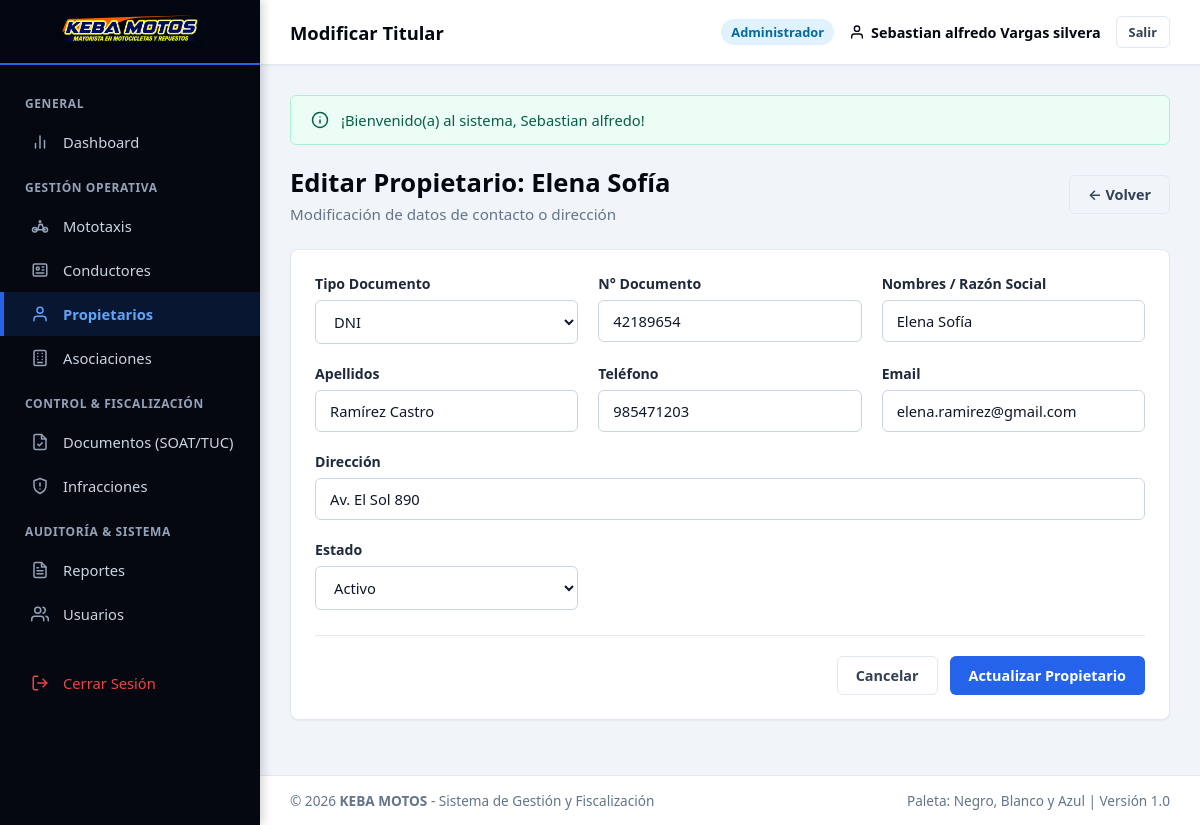
/vista/propietarios/editar_propietario.php?id=2 (signed in), run on the app's committed database.
### tables this page shows
CREATE TABLE `propietarios` (
  `id_propietario` INT AUTO_INCREMENT PRIMARY KEY,
  `tipo_documento` ENUM('DNI', 'RUC', 'Carnet Extranjeria') DEFAULT 'DNI',
  `numero_documento` VARCHAR(20) NOT NULL UNIQUE,
  `nombres_razon_social` VARCHAR(150) NOT NULL,
  `apellidos` VARCHAR(150) NULL,
  `telefono` VARCHAR(20) NULL,
  `email` VARCHAR(100) NULL,
  `direccion` VARCHAR(255) NULL,
  `estado` ENUM('Activo', 'Inactivo') DEFAULT 'Activo',
  `created_at` TIMESTAMP DEFAULT CURRENT_TIMESTAMP,
  `updated_at` TIMESTAMP DEFAULT CURRENT_TIMESTAMP ON UPDATE CURRENT_TIMESTAMP
);

### configuracion/conexion.php (called while the page is built, shortened)
<?php
class Database {
    private static $host = "localhost";
    private static $db_name = "keba";
    private static $username = "root";
    private static $password = "";
    private static $conexion = null;
    public static function conectar() {
        if (self::$conexion === null) {
            try {
                $opciones = [
                    PDO::ATTR_ERRMODE => PDO::ERRMODE_EXCEPTION,
                    PDO::ATTR_DEFAULT_FETCH_MODE => PDO::FETCH_ASSOC,
                    PDO::ATTR_EMULATE_PREPARES => true,
                    PDO::MYSQL_ATTR_MULTI_STATEMENTS => true,
                    PDO::MYSQL_ATTR_INIT_COMMAND => "SET NAMES utf8mb4 COLLATE utf8mb4_unicode_ci"
                ];
                try {
                    $dsn = "mysql:host=" . self::$host . ";dbname=" . self::$db_name . ";charset=utf8mb4";
                    self::$conexion = new PDO($dsn, self::$username, self::$password, $opciones);
                } catch (PDOException $e) {
                    if ($e->getCode() == 1049 || stripos($e->getMessage(), 'Unknown database') !== false) {
                        $dsnRoot = "mysql:host=" . self::$host . ";charset=utf8mb4";
                        $pdoRoot = new PDO($dsnRoot, self::$username, self::$password, $opciones);
                        $pdoRoot->exec("CREATE DATABASE IF NOT EXISTS `" . self::$db_name . "` CHARACTER SET utf8mb4 COLLATE utf8mb4_unicode_ci;");
                        $pdoRoot = null;
                        $dsn = "mysql:host=" . self::$host . ";dbname=" . self::$db_name . ";charset=utf8mb4";
                        self::$conexion = new PDO($dsn, self::$username, self::$password, $opciones);
                    } else {
                        throw $e;
                    }
                }
                $check = self::$conexion->query("SHOW TABLES LIKE 'usuarios'");
            } catch (PDOException $e) {
                die("<div style='padding:20px; font-family:sans-serif; background:#fee2e2; color:#991b1b; border:1px solid #f87171; border-radius:8px; margin:20px;'>
                        <strong>Error al conectar con la Base de Datos:</strong> " . htmlspecialchars($e->getMessage()) . "<br><br>
                        <em>Asegúrate de que MySQL esté activo en el Panel de Control de XAMPP.</em>
                     </div>");
            }
        }
        return self::$conexion;
    }
}

### modelos/Propietario.php (called while the page is built, shortened)
<?php
require_once dirname(__DIR__) . '/configuracion/conexion.php';
class Propietario {
    private $db;
    public function __construct() {
        $this->db = Database::conectar();
    }
    public function obtenerPorId($id) {
        $stmt = $this->db->prepare("SELECT * FROM propietarios WHERE id_propietario = :id LIMIT 1");
        $stmt->execute([':id' => $id]);
        return $stmt->fetch();
    }
}

### ayudantes/funciones.php (called while the page is built, shortened)
<?php
function vistaUrl($ruta) {
    return BASE_URL . 'vista/' . ltrim($ruta, '/');
}
function controladorUrl($ruta) {
    return BASE_URL . 'controlador/' . ltrim($ruta, '/');
}

### vista/propietarios/editar_propietario.php (the view, shortened to what this page needs)
<?php
require_once dirname(__DIR__) . '/plantillas/header.php';
require_once dirname(__DIR__) . '/plantillas/sidebar.php';
require_once dirname(__DIR__) . '/plantillas/navbar.php';
require_once dirname(dirname(__DIR__)) . '/modelos/Propietario.php';
$id = (int)($_GET['id'] ?? 0);
$propMod = new Propietario();
$p = $propMod->obtenerPorId($id);
?>
<div class="page-header">
    <div>
        <h1 class="page-title">Editar Propietario: <?= htmlspecialchars($p['nombres_razon_social']) ?></h1>
        <p class="page-subtitle">Modificación de datos de contacto o dirección</p>
    </div>
    <a href="<?= vistaUrl('propietarios/listar_propietarios.php') ?>" class="btn btn-outline">&larr; Volver</a>
</div>
<div class="card">
    <form action="<?= controladorUrl('propietario_controlador.php') ?>" method="POST">
        <div class="form-grid">
            <div class="form-group">
                <label for="tipo_documento">Tipo Documento</label>
                <select id="tipo_documento" name="tipo_documento" class="form-control">
                    <option value="DNI" <?= $p['tipo_documento'] === 'DNI' ? 'selected' : '' ?>>DNI</option>
                </select>
            </div>
            <div class="form-group">
                <label for="numero_documento">N° Documento</label>
                <input type="text" id="numero_documento" name="numero_documento" class="form-control" value="<?= htmlspecialchars($p['numero_documento']) ?>" required>
            </div>
            <div class="form-group">
                <label for="nombres_razon_social">Nombres / Razón Social</label>
                <input type="text" id="nombres_razon_social" name="nombres_razon_social" class="form-control" value="<?= htmlspecialchars($p['nombres_razon_social']) ?>" required>
            </div>
            <div class="form-group">
                <label for="apellidos">Apellidos</label>
                <input type="text" id="apellidos" name="apellidos" class="form-control" value="<?= htmlspecialchars($p['apellidos'] ?? '') ?>">
            </div>
            <div class="form-group">
                <label for="telefono">Teléfono</label>
                <input type="text" id="telefono" name="telefono" class="form-control" value="<?= htmlspecialchars($p['telefono'] ?? '') ?>">
            </div>
            <div class="form-group">
                <label for="email">Email</label>
                <input type="email" id="email" name="email" class="form-control" value="<?= htmlspecialchars($p['email'] ?? '') ?>">
            </div>
            <div class="form-group full-width">
                <label for="direccion">Dirección</label>
                <input type="text" id="direccion" name="direccion" class="form-control" value="<?= htmlspecialchars($p['direccion'] ?? '') ?>">
            </div>
            <div class="form-group">
                <label for="estado">Estado</label>
                <select id="estado" name="estado" class="form-control">
                    <option value="Activo" <?= $p['estado'] === 'Activo' ? 'selected' : '' ?>>Activo</option>
                </select>
            </div>
        </div>
        <div class="form-actions">
            <a href="<?= vistaUrl('propietarios/listar_propietarios.php') ?>" class="btn btn-outline">Cancelar</a>
            <button type="submit" class="btn btn-primary">Actualizar Propietario</button>
        </div>
    </form>
</div>
<?php require_once dirname(__DIR__) . '/plantillas/footer.php'; ?>

### assets/css/estilos.css (style rules this page uses)
:root { --color-primary: #0284c7; --color-primary-dark: #0369a1; --color-primary-light: #e0f2fe; --color-blue-accent: #2563eb; --color-black: #050811; --color-black-card: #0d121f; --color-black-border: #1a233a; --color-black-light: #1e293b; --color-white: #ffffff; --color-gray-50: #f8fafc; --color-gray-100: #f1f5f9; --color-gray-200: #e2e8f0; --color-gray-500: #64748b; --color-gray-700: #334155; --color-success: #10b981; --color-warning: #f59e0b; --color-danger: #ef4444; --color-info: #0284c7; --sidebar-width: 260px; --header-height: 65px; --font-main: 'Segoe UI', system-ui, -apple-system, sans-serif; --shadow-sm: 0 1px 2px 0 rgba(0, 0, 0, 0.05); --shadow-md: 0 4px 6px -1px rgba(0, 0, 0, 0.1), 0 2px 4px -1px rgba(0, 0, 0, 0.06); --shadow-lg: 0 10px 15px -3px rgba(0, 0, 0, 0.15), 0 4px 6px -2px rgba(0, 0, 0, 0.05); }
* { margin: 0; padding: 0; box-sizing: border-box; font-family: var(--font-main); }
body { background-color: var(--color-gray-100); color: var(--color-gray-700); min-height: 100vh; display: flex; flex-direction: column; }
.page-header { display: flex; align-items: center; justify-content: space-between; margin-bottom: 25px; flex-wrap: wrap; gap: 15px; }
.page-title { font-size: 1.6rem; font-weight: 800; color: var(--color-black); }
.page-subtitle { color: var(--color-gray-500); font-size: 0.95rem; margin-top: 4px; }
.btn { display: inline-flex; align-items: center; justify-content: center; gap: 8px; padding: 9px 18px; border-radius: 6px; font-size: 0.9rem; font-weight: 600; cursor: pointer; text-decoration: none; transition: all 0.2s ease; border: 1px solid transparent; }
.btn-primary { background-color: var(--color-blue-accent); color: var(--color-white); }
.btn-outline { background-color: transparent; border-color: var(--color-gray-200); color: var(--color-gray-700); }
.card { background-color: var(--color-white); border-radius: 8px; border: 1px solid var(--color-gray-200); box-shadow: var(--shadow-sm); padding: 24px; margin-bottom: 25px; }

### assets/css/formularios.css (style rules this page uses)
.form-grid { display: grid; grid-template-columns: repeat(auto-fit, minmax(260px, 1fr)); gap: 20px; margin-bottom: 25px; }
.form-group { display: flex; flex-direction: column; }
.form-group.full-width { grid-column: 1 / -1; }
.form-group label { font-size: 0.88rem; font-weight: 600; color: #1e293b; margin-bottom: 7px; }
.form-control { width: 100%; padding: 10px 14px; border: 1.5px solid #cbd5e1; border-radius: 6px; font-size: 0.92rem; color: #0f172a; background-color: #ffffff; transition: all 0.2s ease; }
select.form-control { cursor: pointer; }
.form-actions { display: flex; align-items: center; justify-content: flex-end; gap: 12px; padding-top: 20px; border-top: 1px solid #e2e8f0; }

### data on the page
propietarios: nombres_razon_social "Elena Sofía", tipo_documento "DNI", numero_documento "42189654", apellidos "Ramírez Castro", telefono "985471203", email "elena.ramirez@gmail.com", direccion "Av. El Sol 890", estado "Activo"

### other printed values
$subtituloNavbar "Modificar Titular"
$usuarioActivo['rol_nombre'] "Administrador"
$flash['mensaje'] "¡Bienvenido(a) al sistema, Sebastian alfredo!"
